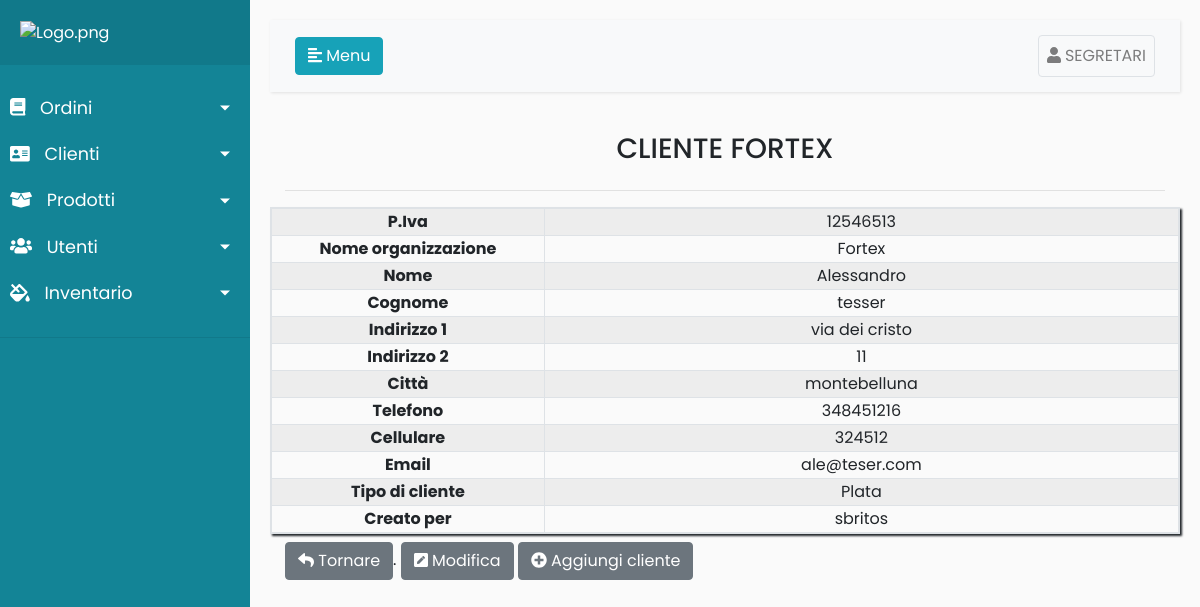
Screenshot of /Clientes/detail/12546513 (signed in) with the database file from the repository.
### Register/models.py (models this page shows)
class Usuarios(AbstractUser):
	telefono = models.CharField(max_length=20,null=True, verbose_name='Teléfono',blank=False)
	class Meta:
		permissions = (('Administrador', 'Administrador'),
					   ('Encargado','Encargado'),
					   ('Pintor','Pintor'),
					   ('Montaje','Montaje'),
					   ('Calidad1','Calidad1'),
					   ('Secretaria','Secretaria'),
					   ('Stock','Stock'),
					   )

### Clientes/models.py (models this page shows, shortened)
class Clientes(models.Model):
	TIPO_CLIENTE = (
		('Oro','Oro'),
		('Plata','Plata'),
		('Bronce','Bronce'),
		)
	rut = models.IntegerField(primary_key=True,blank=False,null=False)
	nombre_organizacion = models.CharField(max_length=50,blank=False,null=False)
	nombre = models.CharField(max_length=50, blank=False,null=False)
	apellido = models.CharField(max_length=50,blank=False,null=False)
	direccion1 = models.CharField(max_length=150,blank=True,null=False)
	direccion2 = models.CharField(max_length=150, blank=True,null=False)
	ciudad = models.CharField(max_length=20,blank=True,null=False)
	telefono = models.CharField(max_length=20,blank=True,null=False)
	celular = models.CharField(max_length=20,blank=True,null=False)
	email = models.EmailField(max_length=254, blank=True,null=False)
	tipo_cliente = models.CharField(max_length=10,choices=TIPO_CLIENTE,null=False)
	usuarios = models.ForeignKey(settings.AUTH_USER_MODEL,null=True, verbose_name=("Creado por "),on_delete=models.CASCADE)
	history = HistoricalRecords()

### Clientes/views.py (the view)
# urls.py: path('Clientes/detail/<int:pk>',login_required(DetailClientesView.as_view()),name='detailClientes'),
class DetailClientesView(DetailView):
	form_class = ClientesForm
	model = Clientes
	template_name = 'clientes/detail.html'

### Clientes/templates/clientes/detail.html (shortened to what this page needs)
{%extends 'register/index.html'%}
{%load static%}
{% load widget_tweaks %}
{%block content%}
<div class="container">
    <div class="d-flex justify-content-center">
        <h3>CLIENTE  {{object.nombre_organizacion|upper }}</h3>
    </div>
    <hr>
</div>
<table class="table-responsive  table-striped table-bordered" style="box-shadow:2px 2px 2px;">
    <form method="post" action="{%url 'deleteClientes' object.rut%}">
        <tbody>
        <tr>
            <th class="text-center" style="width:20rem">P.Iva</a></th>
            <td class="text-center" style="width:50rem;">{{object.rut}}</td>
        </tr>
        <tr>
            <th class="text-center" style="width:20rem">Nome organizzazione</th>
            <td class="text-center" style="width:50rem">{{object.nombre_organizacion}}</td>
        </tr>
        <tr>
            <th class="text-center" style="width:20rem">Nome</th>
            <td class="text-center" style="width:50rem;">{{object.nombre}}</td>
        </tr>
        <tr>
            <th class="text-center" style="width:20rem">Cognome</th>
            <td class="text-center" style="width:50rem">{{object.apellido}}</td>
        </tr>
        <tr>
            <th class="text-center" style="width:20rem">Indirizzo 1</th>
            <td class="text-center" style="width:50rem">{{object.direccion1}}</td>
        </tr>
        <tr>
            <th class="text-center" style="width:20rem">Indirizzo 2</th>
            <td class="text-center" style="width:50rem">{{object.direccion2}}</td>
        </tr>
        <tr>
            <th class="text-center" style="width:20rem">Città</th>
            <td class="text-center" style="width:50rem">{{object.ciudad}}
            </td>
        </tr>
        <tr>
            <th class="text-center" style="width:20rem">Telefono</th>
            <td class="text-center" style="width:50rem">{{object.telefono}}</td>
        </tr>
        <tr>
            <th class="text-center" style="width:20rem">Cellulare</th>
            <td class="text-center"  style="width:50rem">{{object.celular}}</td>
        </tr>
        <tr>
            <th class="text-center" style="width:20rem">Email</th>
            <td class="text-center"  style="width:50rem">{{object.email}}</td>
        </tr>
        <tr>
            <th class="text-center" style="width:20rem">Tipo di cliente</th>
            <td class="text-center"  style="width:50rem">{{object.tipo_cliente}}</td>
        </tr>
        <tr>
        <th class="text-center" style="width:20rem">Creato per</th>
            <td class="text-center"  style="width:50rem">{{object.usuarios}}</td>
        </tr>
        </tbody>
    </form>
</table>
<div class="container mt-2">
    <a href="javascript:history.back(-1);" id="jamaica3"
       class="btn btn-secondary"><i id="japon3" class="fa fa-reply"></i> Tornare</a>.
    <a class="btn btn-secondary " id="jamaica2" href="{%url 'updateClientes' object.rut%}"><i id="japon2" class="fas fa-pen-square"></i> Modifica</a>
        {%if perms.Register.Administrador or perms.Register.Secretaria or perms.Register.Encargado %}
    <a href="{%url 'createClientes'%}" id="jamaica" class="btn btn-secondary"><i id="japon" class="fas fa-plus-circle"></i> Aggiungi cliente</a>
{%endif%}
</div>
{%endblock%}

### Register/templates/register/index.html (shortened to what this page needs)
<!DOCTYPE html>
<html>
<head>
    <link rel="stylesheet" href="https://stackpath.bootstrapcdn.com/bootstrap/4.1.0/css/bootstrap.min.css"
>
    <link rel="stylesheet" href="https://ajax.googleapis.com/ajax/libs/jquerymobile/1.4.5/jquery.mobile.min.css">
</head>
<body>
<div class="wrapper">
    <nav id="sidebar">
        <div class="sidebar-header" style="border-color:#fff;">
            <a href="{%url 'listarOrden'%}"><img src="http://www.fortexsrl.it/wp-content/uploads/2013/05/logo1.png" width="100%"
                             alt="Logo.png"></a>
        </div>
        <ul class="list-unstyled components">
            <li class="">
                <a href="#homeSubmenu" data-toggle="collapse" aria-expanded="false" class="dropdown-toggle">
                    <i class="fas fa-book"></i>
                    Ordini
                </a>
            </li>
            <li>
                <a href="#pageClienti" data-toggle="collapse" aria-expanded="false" class="dropdown-toggle">
                    <i class="fas fa-address-card"></i>
                    Clienti
                </a>
                <a href="#pageSubmenu" data-toggle="collapse" aria-expanded="false" class="dropdown-toggle">
                    <i class="fas fa-box-open"></i>
                    Prodotti
                </a>
            </li>
            <li>
                <a href="#pageUtenti" data-toggle="collapse" aria-expanded="false" class="dropdown-toggle">
                    <i class="fas fa-users"></i>
                    Utenti
                </a>
            </li>
            <li>
                <a href="#pageInventario" data-toggle="collapse" aria-expanded="false" class="dropdown-toggle">
                    <i class="fas fa-fill-drip"></i>
                    Inventario
                </a>
            </li>
        </ul>
    </nav>
    <div id="content">
        <nav class="navbar navbar-expand-lg navbar-light bg-light">
            <div class="container-fluid">
                <button type="button" id="sidebarCollapse" class="btn btn-info">
                    <i class="fas fa-align-left"></i>
                    <span>Menu</span>
                </button>
                <div class="collapse navbar-collapse" id="navbarSupportedContent">
                    <ul class="nav navbar-nav ml-auto">
                        <li class="nav-item">
                            <a href="#pageInventario1" data-toggle="collapse"  style="background:None;"
                               aria-expanded="true"
                               class=" nav-link dropdown border rounded ">
                                <i class="fas fa-user"></i>
                                {{user|upper}}
                            </a>
                                </li>
                            </ul>
                </div>
            </div>
        </nav>
        {%block content%}{%endblock%}
    </div>
</div>
</body>
</html>

### Register/templates/register/index.html (style rules this page uses)
body { font-family: 'Poppins', sans-serif; background: #fafafa; }
a, a:hover, a:focus { color: inherit; text-decoration: none; transition: all 0.3s; }
.navbar { padding: 15px 10px; background: #fff; border: none; border-radius: 0; margin-bottom: 40px; box-shadow: 1px 1px 3px rgba(0, 0, 0, 0.1); }
i, span { display: inline-block; }
.wrapper { display: flex; align-items: stretch; }
#sidebar { min-width: 250px; max-width: 250px; background: #138496; color: #fff; transition: all 0.3s; }
#sidebar ul li a { text-align: left; }
#sidebar .sidebar-header { padding: 20px; background: #11798a; }
#sidebar ul.components { padding: 20px 0; border-bottom: 1px solid #11798a; }
#sidebar ul li a { padding: 10px; font-size: 1.1em; display: block; }
#sidebar ul li a i { margin-right: 10px; }
#sidebar ul li.active>a, a[aria-expanded="true"] { color: #fff; background: #138496; }
a[data-toggle="collapse"] { position: relative; }
.dropdown-toggle::after { display: block; position: absolute; top: 50%; right: 20px; transform: translateY(-50%); }
#content { width: 100%; padding: 20px; min-height: 100vh; transition: all 0.3s; }

### rows the page displays
Usuarios: username "SEGRETARI"
Clientes: nombre_organizacion "FORTEX", rut "12546513", nombre_organizacion "Fortex", nombre "Alessandro", apellido "tesser", direccion1 "via dei cristo", direccion2 "11", ciudad "montebelluna", telefono "348451216", celular "324512", email "ale@teser.com", tipo_cliente "Plata", usuarios "sbritos"
